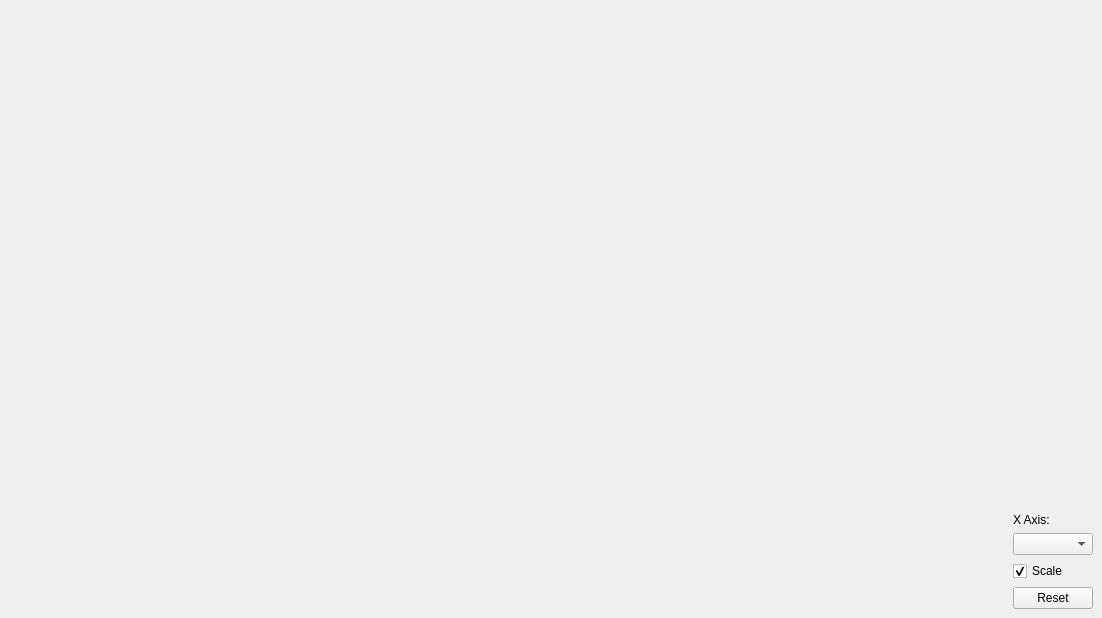
<?xml version="1.0" encoding="UTF-8"?>
<ui version="4.0">
 <class>twoDChart</class>
 <widget class="QWidget" name="twoDChart">
  <property name="geometry">
   <rect>
    <x>0</x>
    <y>0</y>
    <width>1102</width>
    <height>618</height>
   </rect>
  </property>
  <property name="windowTitle">
   <string>Form</string>
  </property>
  <layout class="QHBoxLayout" name="horizontalLayout" stretch="0,0">
   <property name="leftMargin">
    <number>0</number>
   </property>
   <property name="topMargin">
    <number>0</number>
   </property>
   <property name="rightMargin">
    <number>0</number>
   </property>
   <property name="bottomMargin">
    <number>0</number>
   </property>
   <item>
    <widget class="QWidget" name="chart" native="true">
     <property name="sizePolicy">
      <sizepolicy hsizetype="Expanding" vsizetype="Preferred">
       <horstretch>0</horstretch>
       <verstretch>0</verstretch>
      </sizepolicy>
     </property>
    </widget>
   </item>
   <item>
    <widget class="QWidget" name="widget" native="true">
     <layout class="QVBoxLayout" name="verticalLayout_2">
      <item>
       <layout class="QVBoxLayout" name="rightVLayout">
        <item>
         <layout class="QVBoxLayout" name="checkboxLayout"/>
        </item>
        <item>
         <spacer name="verticalSpacer">
          <property name="orientation">
           <enum>Qt::Vertical</enum>
          </property>
          <property name="sizeHint" stdset="0">
           <size>
            <width>20</width>
            <height>40</height>
           </size>
          </property>
         </spacer>
        </item>
        <item>
         <widget class="QLabel" name="label">
          <property name="text">
           <string>X Axis:</string>
          </property>
         </widget>
        </item>
        <item>
         <widget class="QComboBox" name="xAxisCombobox"/>
        </item>
        <item>
         <widget class="QCheckBox" name="scaleCheckbox">
          <property name="text">
           <string>Scale</string>
          </property>
          <property name="checked">
           <bool>true</bool>
          </property>
         </widget>
        </item>
        <item>
         <widget class="QPushButton" name="resetButton">
          <property name="text">
           <string>Reset</string>
          </property>
         </widget>
        </item>
       </layout>
      </item>
     </layout>
    </widget>
   </item>
  </layout>
 </widget>
 <resources/>
 <connections/>
</ui>
